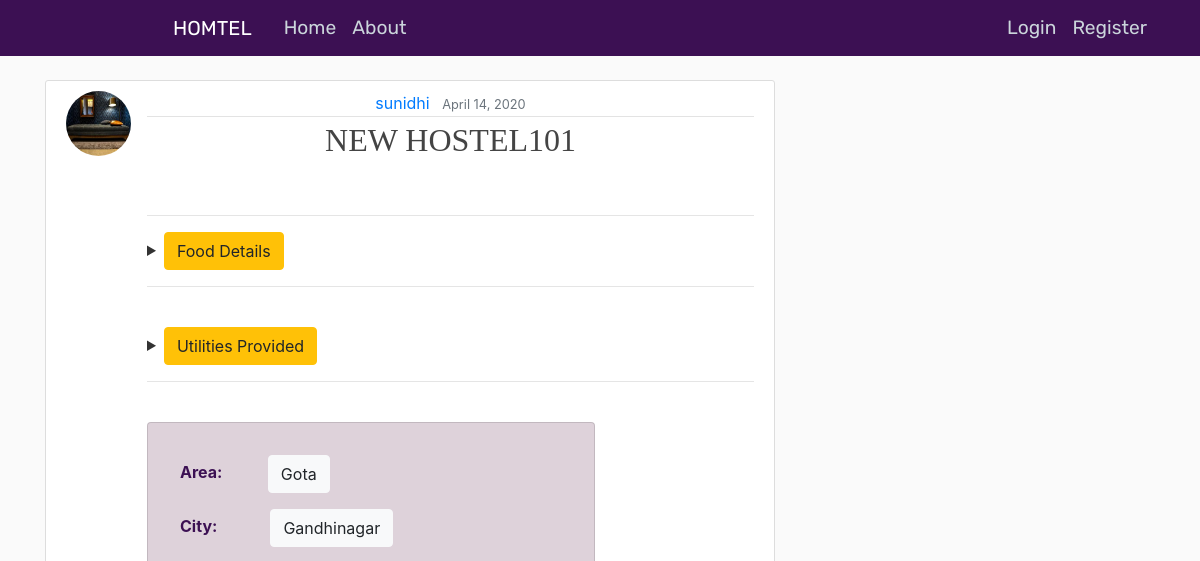
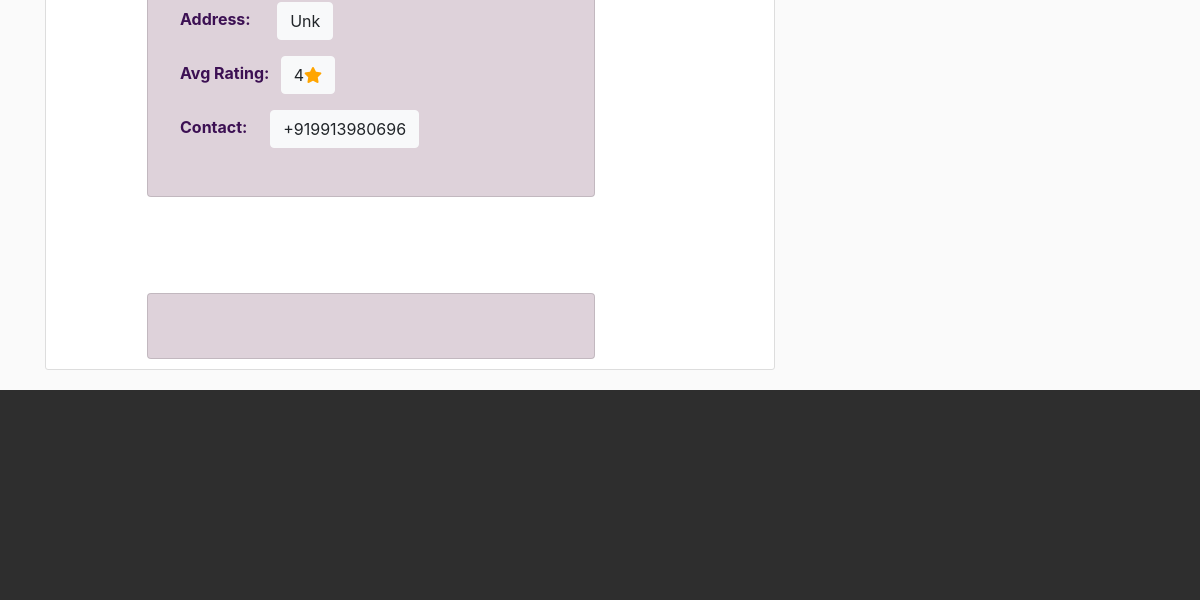
The app's page /post/1 (upper part), older data (2 pictures, top to bottom).
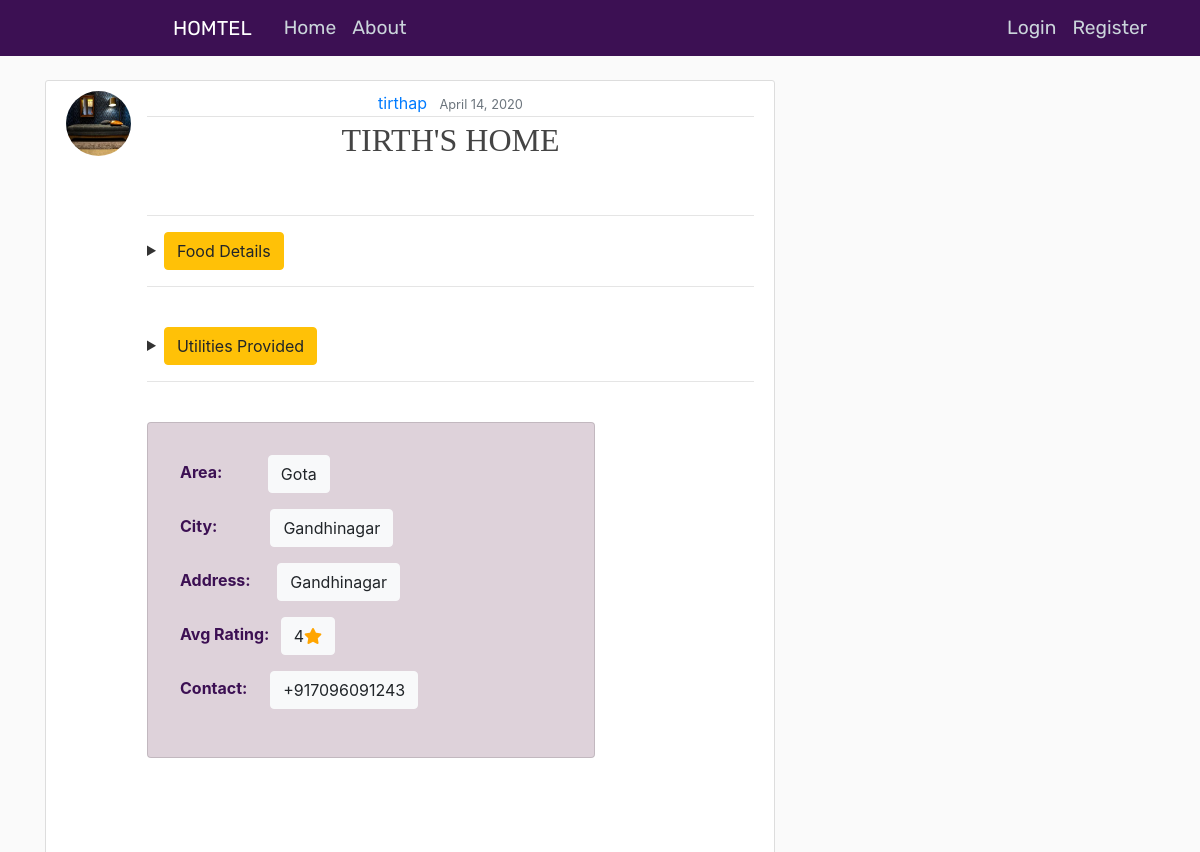
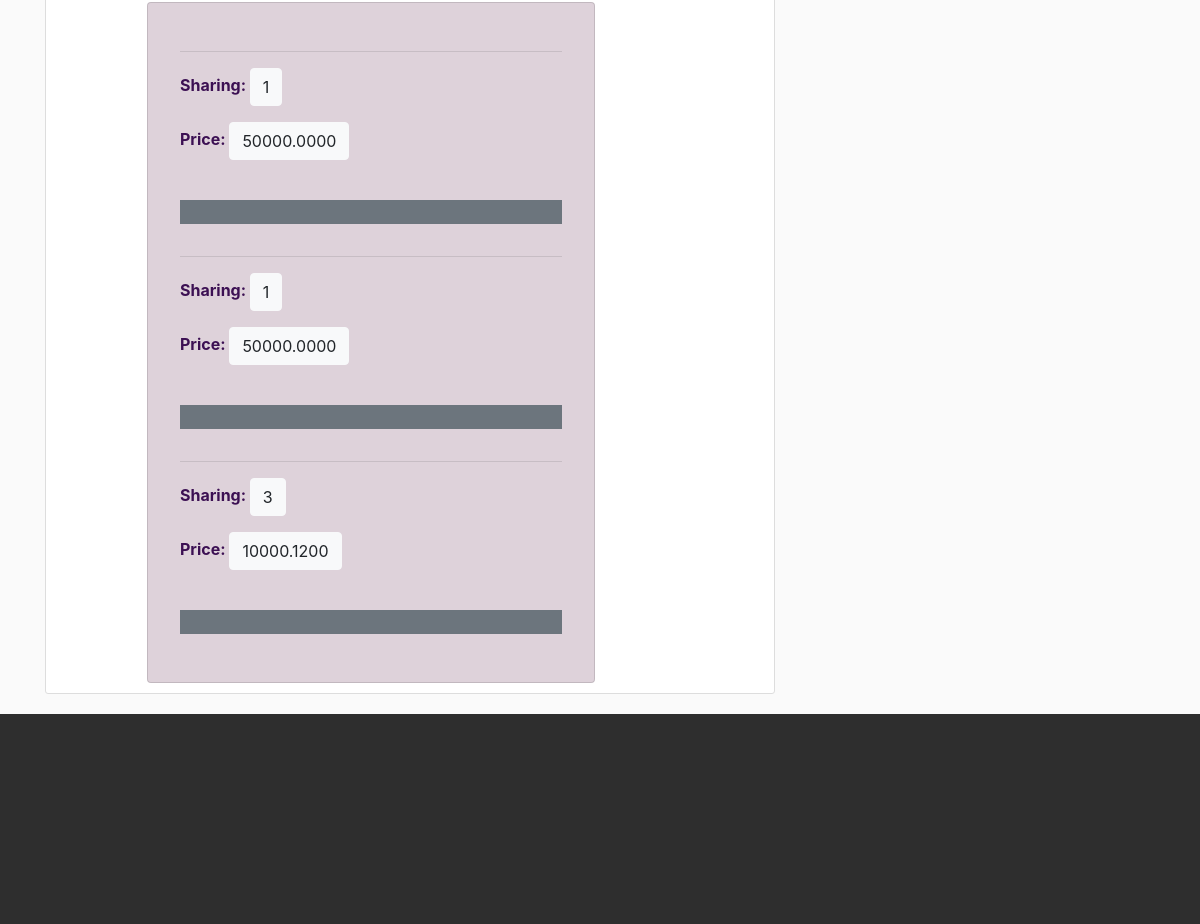
The same page, newer data (2 pictures, top to bottom).
### blog/models.py (models this page shows, shortened)
class Post(models.Model):
    CITY_CHOICES = [
        ("gandhinagar", "Gandhinagar"),
        ("ahmedabad", "Ahmedabad"),
        ("bhavnagar", "Bhavnagar"),
    ]
    AREA_CHOICES = [
        ("gota", "Gota"),
        ("vaishnodevi", "Vaishnodevi"),
        ("godhrej", "Godhrej Garden City"),
    ]
    RATING_CHOICES = [("1", "1"), ("2", "2"), ("3", "3"), ("4", "4"), ("5", "5")]
    hostel_name = models.CharField(max_length=20)
    address = models.CharField(max_length=100, default="UNK")
    area = models.CharField(max_length=20, choices=AREA_CHOICES, default="UNK")
    city = models.CharField(max_length=20, choices=CITY_CHOICES, default="UNK")
    contact = PhoneNumberField(null=True, blank=True, unique=True)
    rating = models.CharField(max_length=1, choices=RATING_CHOICES, default="UNK")
    breakfast = models.BooleanField(default=False)
    lunch = models.BooleanField(default=False)
    dinner = models.BooleanField(default=False)
    transportation = models.BooleanField(default=False)
    cctv = models.BooleanField(default=False)
    fridge = models.BooleanField(default=False)
    washing_machine = models.BooleanField(default=False)
    geyser = models.BooleanField(default=False)
    ac = models.BooleanField(default=False)
    date_posted = models.DateTimeField(
        default=timezone.now
    )  # only when post was created use--> auto_now_add=True
    author = models.ForeignKey(User, on_delete=models.CASCADE)

class RoomCategory(models.Model):
    hostel = models.ForeignKey(Post, on_delete=models.CASCADE, null=True)
    sharing = models.IntegerField(default=1)
    price = models.DecimalField(default=50000.0000, max_digits=12, decimal_places=4)

### users/models.py (models this page shows, shortened)
class Profile(models.Model):
    user = models.OneToOneField(User, on_delete=models.CASCADE)
    image = models.ImageField(default="default.jpg", upload_to="profile_pics")

### blog/views.py (the view)
# urls.py: path("post/<int:pk>", views.post_detail_view, name="post-detail"),
def post_detail_view(request,*args,**kwargs):
    h = Post.objects.get(id=kwargs['pk'])
    room_cat = RoomCategory.objects.filter(hostel_id=h.id)
    context = {
        'object' : h,
        'posts' : room_cat
    }
    template_name = "blog/post_detail.html"
    return render(request, "blog/post_detail.html", context)

### blog/templates/blog/post_detail.html (shortened to what this page needs)
{% extends "blog/base.html" %}
{% block content %}
    <article class="media content-section" >
        <img src="{{ object.author.profile.image.url }}" alt="profile_pic" class="rounded-circle article-img">
        <div class="media-body">
        <div class="article-metadata"style="text-align: center;">
            <a class="mr-2" href="{% url 'user-posts' object.author.username %}">{{ object.author }}</a>
            <small class="text-muted">{{ object.date_posted|date:"F d, Y" }}</small>
        </div>
        <h2 class="article-title" style="font-family: 'Franklin Gothic Medium'; text-align: center;">{{ object.hostel_name.upper }}</h2>
        <div class="article-specs">
            <br>
            <hr>
            <details>
            <summary><button type="button" class="btn btn-warning">Food Details</button></summary><br>
            </details>
            <hr><br>
            <details>
                <summary><button type="button" class="btn btn-warning">Utilities Provided</button></summary><br>
                </details>
                <hr><br>
                <div class="card" style="width :28rem; padding :2rem ; align-self: center; background: #53103c30;">
                    <p class="article-content-a" style="color: #3c1053; font-weight: bold;">Area:&nbsp;&nbsp;&nbsp;&nbsp;&nbsp;&nbsp;&nbsp;&nbsp;&nbsp;&nbsp; &nbsp;<button type="button" class="btn btn-light">{{ object.area.capitalize}}</button></p>
                    <p class="article-content-a" style="color: #3c1053; font-weight: bold;">City:&nbsp;&nbsp;&nbsp;&nbsp;&nbsp;&nbsp; &nbsp;&nbsp;&nbsp;&nbsp;&nbsp;&nbsp;&nbsp;<button type="button" class="btn btn-light">{{ object.city.capitalize}}</button></p>
                    <p class="article-content-a" style="color: #3c1053; font-weight: bold;">Address:&nbsp;&nbsp;&nbsp;&nbsp;&nbsp;&nbsp; <button type="button" class="btn btn-light">{{ object.address.capitalize}}</button></p>
                    <p class="article-content-a" style="color: #3c1053; font-weight: bold;">Avg Rating:&nbsp;&nbsp;&nbsp;<button typr="button" class="btn btn-light"> 4<span class="fa fa-star checked"></span></button></p>
                    <p class="article-content-a" style="color: #3c1053; font-weight: bold;">Contact:&nbsp;&nbsp;&nbsp;&nbsp;&nbsp;&nbsp;<button type="button" class="btn btn-light">{{ object.contact }}</button></p>
                    </div>
        <br><br>
        <br><br>
    <div class="card" style="width :28rem; padding :2rem ; align-self: center; background: #53103c30;">
    {% for rc in posts %}
    <hr>
    <p class="article-content-a" style="color: #3c1053; font-weight: bold;"> Sharing: <button type="button" class="btn btn-light"> {{ rc.sharing }} </button> </p>
    <p class="article-content-a" style="color: #3c1053; font-weight: bold;"> Price: <button type="button" class="btn btn-light"> {{ rc.price }} </button></p>
    <br>
    {% if object.author == user %}
        <a href="{% url 'post-room-update' rc.id %}" class="btn btn-secondary btn-sm mt-1 mb-1" width = 10px> UpdateRoom</a>
        <a href="{% url 'post-room-delete' rc.id %}" class="btn btn-danger btn-sm mt-1 mb-1" > DeleteRoom</a>
    {% else %}
        <p class ="btn-secondary">&nbsp;&nbsp;&nbsp;&nbsp;&nbsp;&nbsp;&nbsp;&nbsp;&nbsp;&nbsp;</p>
    {% endif %}
    {% endfor %}
    </div>
        </div>
    </article>
{% endblock content %}

### blog/templates/blog/base.html (shortened to what this page needs)
{% load static %}
<!DOCTYPE html>
<html >
  <head>
    <link rel="stylesheet" href="https://stackpath.bootstrapcdn.com/bootstrap/4.4.1/css/bootstrap.min.css">
    <link rel="stylesheet" type="text/css" href="{% static 'blog/main.css' %}">
    <link rel="stylesheet" href="https://use.fontawesome.com/releases/v5.7.2/css/all.css"
>
  <link rel="stylesheet" href="{% static 'blog/Style.css' %}" />
  <link rel="stylesheet" href="{% static 'blog/mobile-style.css' %}">
  <link rel="stylesheet" href="{% static 'blog/main.js' %}">
</head>
<body>
    <header class="site-header">
        <nav class="navbar navbar-expand-md navbar-dark bg-steel fixed-top">
        <div class="container">
            <a class="navbar-brand mr-4" href="{% url 'blog-home' %} ">HOMTEL</a>
            <div class="collapse navbar-collapse" id="navbarToggle">
            <div class="navbar-nav mr-auto">
                <a class="nav-item nav-link" href="{% url 'blog-home' %} ">Home</a>
                <a class="nav-item nav-link" href="{% url 'blog-about' %} ">About</a>
            </div>
            <div class="navbar-nav">
              {% if user.is_authenticated %}
                {% if user.user_role == seller %}
                  <a class="nav-item nav-link" href="{% url 'post-create' %}">New Hostel</a>
                {% endif %}
                  <a class="nav-item nav-link" href="{% url 'profile' %}">Profile</a>
                  <a class="nav-item nav-link" href="{% url 'logout' %}">Logout</a>
              {% else %}
                <a class="nav-item nav-link" href="{% url 'login' %}">Login</a>
                <a class="nav-item nav-link" href="{% url 'register' %}">Register</a>
              {% endif %}
            </div>
            </div>
        </div>
        </nav>
    </header>
    <main role="main" class="container">
        <div class="row">
          <div class="col-md-8">
            {% block content %}{% endblock %}
          </div>
        </div>
      </main>
      <footer>
        <br><br>
      </footer>
</body>
</html>

### blog/static/blog/main.css (style rules this page uses)
body { background: #fafafa; color: #333333; margin-top: 5rem; }
h1, h2, h3, h4, h5, h6 { color: #f8f9fa; }
.bg-steel { background-color: #3c1053; }
.site-header .navbar-nav .nav-link { color: #cbd5db; }
.content-section { background: #ffffff; padding: 10px 20px; border: 1px solid #dddddd; border-radius: 3px; margin-bottom: 20px; }
.article-title { color: #444444; font-family: 'Franklin Gothic Medium', 'Arial Narrow', Arial, sans-serif; }
.article-content-a { white-space: pre-line; color: #3c1053; font-weight: bold; }
.article-img { height: 65px; width: 65px; margin-right: 16px; }
.article-metadata { padding-bottom: 1px; margin-bottom: 4px; border-bottom: 1px solid #e3e3e3 }

### blog/static/blog/Style.css (style rules this page uses)
* { box-sizing: border-box; }
header, section { overflow-x: hidden; }
:root { --Rubik-font: "Rubik", cursive; --Rubik: "Rubik", cursive; --Patua: "Patua One", cursive; --Lobster: "lobster", cursive; --light-black: #2e2c2caf; --bggradient: linear-gradient(to bottom, #3c1053 ,#ad5389); --light-gray: rgba(255, 255, 255, 0.877); }
header a { font-family: var(--Rubik); font-size: 0.9em; color: whitesmoke; }
header .nav-item:last-child { padding-right: 10.5em; }
header .nav-item { padding: 0.2em; }
header .navbar-brand { padding-left: 8rem; }
header { background: #3c1053; background: var(--bggradient); }
footer { background: rgba(0, 0, 0, 0.815); overflow-x: hidden; padding: 14vmin 18vmin; }

### blog/templates/blog/base.html (style rules this page uses)
.bg-steel { background-color: #3c1053; }
header a { font-family: var(--Rubik); font-size: 1.2em; color: whitesmoke; }
.checked { color: orange; }
h2 { color: black ; }

Row changes from the older to the newer data that the page shows:
changed Post "Gota": author "sunidhi" → "tirthap"; hostel_name "NEW HOSTEL101" → "TIRTH'S HOME"; address "Unk" → "Gandhinagar"; contact "+919913980696" → "+917096091243"
added RoomCategory: sharing "1", price "50000.0000"
added RoomCategory: sharing "1", price "50000.0000"
added RoomCategory: sharing "3", price "10000.1200"
